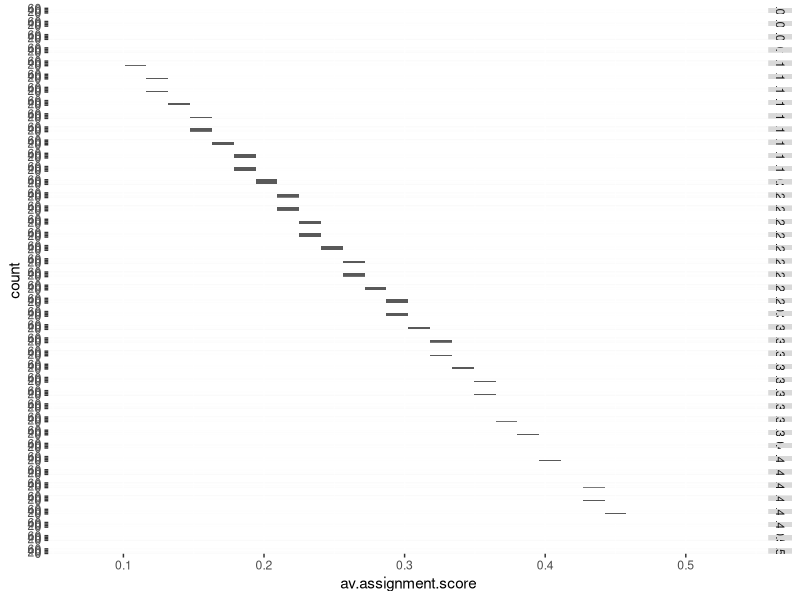

The R source for this figure: (Note: this script raises an error after producing the figure.)
## ---- chunk 1
D1 <- read.csv("online.data.csv")
## ---- chunk 2
library(ggplot2)
#Start by creating histograms of the distributions for all variables (#HINT: look up "facet" in the ggplot documentation)
ggplot(D1, aes(av.assignment.score)) + geom_histogram() + facet_grid(av.assignment.score~.)
#Then visualize the relationships between variables

#Try to capture an intution about the data and the relationships

## ---- chunk 3
#Create a classification tree that predicts whether a student "levels up" in the online course using three variables of your choice (As we did last time, set all controls to their minimums)

#Plot and generate a CP table for your tree 

#Generate a probability value that represents the probability that a student levels up based your classification tree 

D1$pred <- predict(rp, type = "prob")[,2]#Last class we used type = "class" which predicted the classification for us, this time we are using type = "prob" to see the probability that our classififcation is based on.
## ---- chunk 4
library(ROCR)

#Plot the curve
pred.detail <- prediction(D1$pred, D1$level.up) 
plot(performance(pred.detail, "tpr", "fpr"))
abline(0, 1, lty = 2)

#Calculate the Area Under the Curve
unlist(slot(performance(Pred2,"auc"), "y.values"))#Unlist liberates the AUC value from the "performance" object created by ROCR

#Now repeat this process, but using the variables you did not use for the previous model and compare the plots & results of your two models. Which one do you think was the better model? Why?
## ---- chunk 5
#Look at the ROC plot for your first model. Based on this plot choose a probability threshold that balances capturing the most correct predictions against false positives. Then generate a new variable in your data set that classifies each student according to your chosen threshold.

threshold.pred1 <- 

#Now generate three diagnostics:

D1$accuracy.model1 <-

D1$precision.model1 <- 

D1$recall.model1 <- 

#Finally, calculate Kappa for your model according to:

#First generate the table of comparisons
table1 <- table(D1$level.up, D1$threshold.pred1)

#Convert to matrix
matrix1 <- as.matrix(table1)

#Calculate kappa
kappa(matrix1, exact = TRUE)/kappa(matrix1)

#Now choose a different threshold value and repeat these diagnostics. What conclusions can you draw about your two thresholds?
